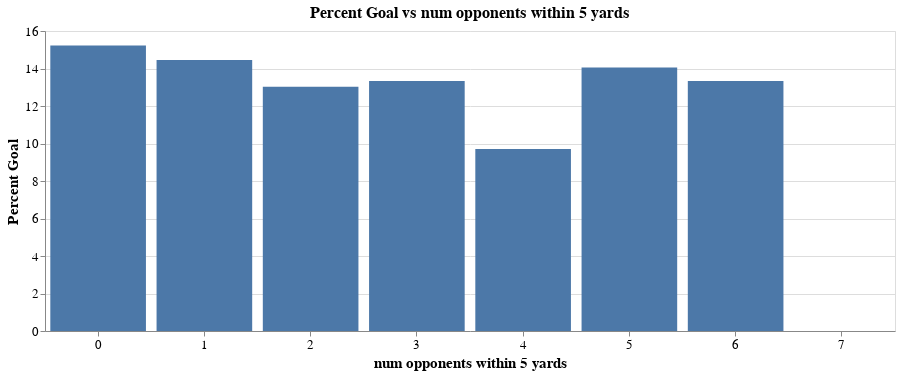

This figure's notebook cell:
### Markdown cell above
#### 2.3.2 Percent goals by num opponents within 5 yards

### Code cell
plot_percent_goal_vs_attr("num opponents within 5 yards", "bar")

### Figure 1 — Vega-Lite specification as saved in the notebook (floating-point values rounded to 4 significant figures)
{"$schema": "https://vega.github.io/schema/vega-lite/v3.4.0.json", "config": {"axis": {"labelFontSize": 13, "titleFontSize": 15}, "mark": {"tooltip": null}, "title": {"fontSize": 16}, "view": {"height": 300, "width": 400}}, "data": {"name": "data-6ce3c24413ef06c1898f8e7e87c4a508"}, "datasets": {"data-6ce3c24413ef06c1898f8e7e87c4a508": [{"Goal": 274, "No Goal": 1525, "Percent Goal": 15.23, "num opponents within 5 yards": 0}, {"Goal": 450, "No Goal": 2663, "Percent Goal": 14.45, "num opponents within 5 yards": 1}, {"Goal": 322, "No Goal": 2148, "Percent Goal": 13.03, "num opponents within 5 yards": 2}, {"Goal": 144, "No Goal": 933, "Percent Goal": 13.33, "num opponents within 5 yards": 3}, {"Goal": 39, "No Goal": 359, "Percent Goal": 9.701, "num opponents within 5 yards": 4}, {"Goal": 17, "No Goal": 99, "Percent Goal": 14.05, "num opponents within 5 yards": 5}, {"Goal": 4, "No Goal": 20, "Percent Goal": 13.33, "num opponents within 5 yards": 6}, {"Goal": 0, "No Goal": 3, "Percent Goal": 0, "num opponents within 5 yards": 7}]}, "encoding": {"x": {"axis": {"labelAngle": 0, "title": "num opponents within 5 yards"}, "field": "num opponents within 5 yards", "type": "nominal"}, "y": {"axis": {"title": "Percent Goal"}, "field": "Percent Goal", "type": "quantitative"}}, "height": 300, "mark": "bar", "title": "Percent Goal vs num opponents within 5 yards", "width": 850}
